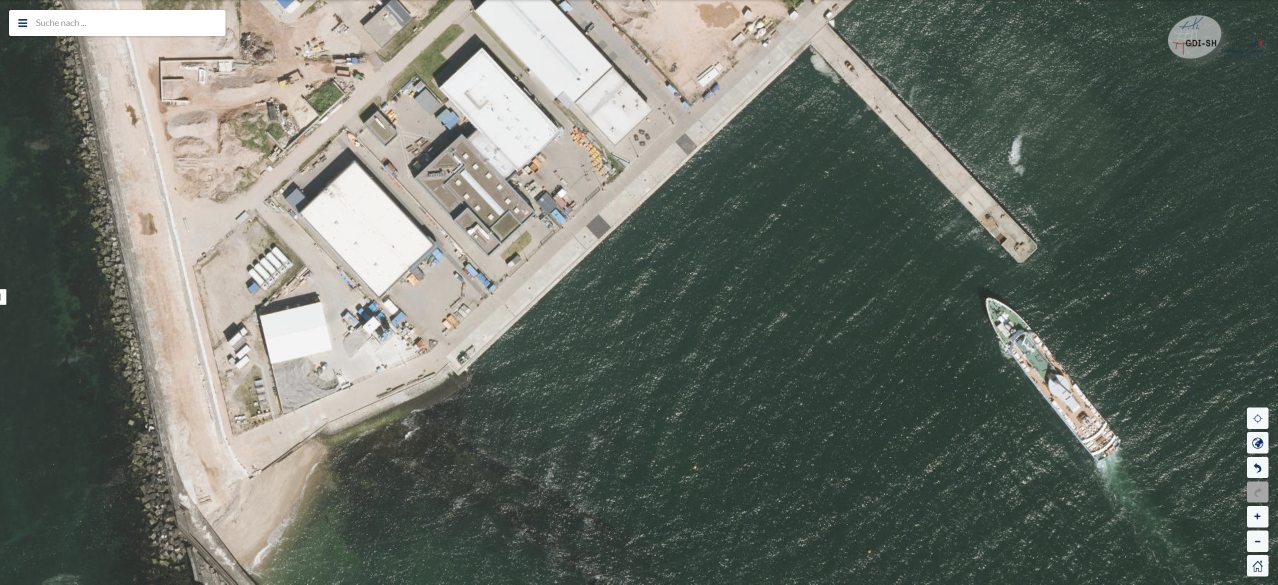
#> input picture application/SSCValidationHeligoland/misc_data/pictures/TopViewHeligoland_427428_6003256_427954_6003495.png, 2555 x 1169 px (shown at 1/2 size)
$ jupyter execute --allow-errors 00_TestSetup_Heligoland.ipynb   (shell and % lines are left out)
#> lines starting #> are read from the running program, lines starting #| are printed output that depends on the picture
### lidalign/utils.py
import pathlib
import matplotlib.pyplot as plt


def load_template():
    path = pathlib.Path(
        pathlib.Path(__file__).parent, "../application/SSCValidationHeligoland/publication_style.mplstyle"
    )
    plt.style.use(str(path))
    print("Using lidar_monitoring.mplstyle as matplotlib style template")


load_template()


def publication_figure(
    relative_width: float = 1 / 2, width_paper: float = 6.30045, height=3, fig_only: bool = False, **kwargs
):  ## width of IOP template
    """
    width_paper = 6.3.. -> width of IOP template, find more here: https://tex.stackexchange.com/questions/39383/determine-text-width
    """
    figure_width = width_paper * relative_width
    preset_kw = dict(dpi=300, figsize=(figure_width, height))
    if fig_only:
        fig = plt.figure(**{**preset_kw, **kwargs})
        return fig
    fig, ax = plt.subplots(**{**preset_kw, **kwargs})
    return fig, ax

### lidalign/io.py
# %%
"""
Scripts related to reading of WindCubeScan data from Vaisala.
Authors: Paul Meyer, Ignace Ransquin (ForWind WESys)
Created: 2025-08-25

V0 2025-08-25: Initial push to Git + minor changes
"""
import numpy as np
import pandas as pd
import xarray as xr
import pathlib
import gzip
from tqdm import tqdm
from typing import Literal
import datetime
import re
from pathlib import Path
import io
import matplotlib.pyplot as plt
import netCDF4 as nc


datatypes = {
    "wind_and_aerosols_data": {
        "file_split_columns": ["lidar", "date", "time", "type", "ScanID", "ext"]
    },
    "environmental_data": {"file_split_columns": ["lidar", "f1", "f2", "date", "time"]},
    "scans": {"file_split_columns": ["lidar", "ScanID", "name"]},
}


class FileDB:
    # [132 lines left out: functions __init__, _get_file_information, filter_file_names, get_filtered_filelist, closest_time, not called in this run]

        # self.filesdf = [f for f in self.all_files if re.match(filepattern, f.name)]


class RawEnvironmentalDB(FileDB):

    filepattern = r".*(\d{4}\d{2}\d{2}_\d{2}\d{2}\d{2}).csv"
    names = {"Time": str}

    # [17 lines left out: functions __init__, read_period, not called in this run]

    def read_file(self, f):
        return pd.read_csv(f, parse_dates=True, index_col=0, sep=";")


class WindCubeScanDB(FileDB):
    """
    Setup of "database" to read measurements from Vaisala WindCube Scan devices.
    Author: Paul Meyer, Ignace Ransquin (WESys)
    Created: 2025-08-25
    """

    def __init__(
        self,
        path_to_campaign: str,
        # lidar_name: str = "WLS200S-24",
        datatype: Literal[
            "wind_and_aerosols_data", "environmental_data", "scans"
        ] = "wind_and_aerosols_data",
        file_structure: Literal["native_vaisala", "flat"] = "native_vaisala",
        verbose=0,
        prefilter_dates: dict | None = None,
        position: list[float, float, float] = None,
    ):
        """Set up an instance of a "database", depending on the raw path and the lidar name

        Args:
            path_to_campaign (str): filepath to the campaign data. Should be the level before the lidar name
            lidar_name (str, optional): Lidar name, also the directory directly under the path_to_campaign. Defaults to 'WLS200S-24'.
        """
        self.verbose = verbose
        self.path = pathlib.Path(path_to_campaign)  # generate pathlib object
        if not self.path.exists():
            raise ValueError(f"Path does not exist, double check: \n{str(self.path)}")
        # self.lidar_name = lidar_name
        self.datatype = datatype
        self.file_structure = file_structure
        self.position = position
        self._get_all_files(
            file_structure=file_structure, prefilter_dates=prefilter_dates
        )
        self._get_file_datetime()

    # def _get_all_files(self, file_structure: Literal["native_vaisala", "flat"] = "native_vaisala",
    #                    prefilter_dates: dict = None):
    #     self._get_all_files(file_structure=file_structure, prefilter_dates = prefilter_dates)

    # [459 lines left out: functions _get_all_files, _get_file_datetime, get_extended_file_information, get_data, read_wind_files, _read_wind_file, not called in this run]

### application/SSCValidationHeligoland/00_TestSetup_Heligoland.ipynb
# Test setup at Heligoland
This notebook documents the general test setup, locations and more information for the validation measurements at Heligoland.

[cell 1]
import matplotlib.pyplot as plt
import numpy as np
import pandas as pd
from lidalign.utils import load_template, publication_figure

import plotly.graph_objects as go
from PIL import Image
import skimage.io as sio

load_template()
import pathlib
savepath = pathlib.Path.home()  /'Figures'
savepath.mkdir(exist_ok=True)

## Visualization of the site

#> (a cell that did not finish here is left out)

#> (a cell that did not finish here is left out)

Background image by GDI:
https://gdi-sh.de/gdish/DE/AufgabenZiele/DANord

[cell 4]
path = 'misc_data/pictures/TopViewHeligoland_427428_6003256_427954_6003495.png'
img = Image.open(path).convert('RGB')
img = Image.open(path).convert('RGB')
z = np.mean(np.array(img), axis=2)

left,bottom,right,top = [float(f) for f in path.replace('.png','').split('_')[-4:]]

# fig, ax = plt.subplots(1,1, figsize=(6,4), dpi = 300)
fig, ax= publication_figure(1/2)


# ax[0].text(50, 100, 'original image', fontsize=16, bbox={'facecolor': 'white', 'pad': 6})
#> (the rest of this cell did not finish here and is left out)

## Lidar time correction:

Unfortunately, the time was not correctly set by the lidar. The measurements were performed `2025-05-03` while the lidar gives dates of `2010-01-02`. We correct the time for an offset determined from pictures and actual lidar observations. We estimate the uncertainty to be ~1min.
Therefore, we must correct the times in the lidar:

[cell 5]
import pandas as pd
time_difference_lidar_actual = pd.to_datetime('2025-05-03 10:37') - pd.to_timedelta('2h') - pd.to_datetime('2010-01-02 15:51:32') ## PC time - Lidar time - correction for UTC
time_difference_lidar_actual

## Hard target mapping

We will here use the correct (theodilite) azimuth values to correct our lidar elevation. First, we correct the lidar azimuth, then we use the corrected lidar azimuth to correct the lidar elevation.

[cell 6]
from lidalign.hard_target_elevation_mapping import HardTargetMappingElevation
#> (the rest of this cell did not finish here and is left out)

[cell 7]
fig, ax = publication_figure(1/2, height = 2.3)
#> (the rest of this cell did not finish here and is left out)

### Derived scanner offset correction

#> (a cell that did not finish here is left out)

[cell 9]
def angle_offset_function(azimuth, phase, amplitude, offset):
    return np.cos(np.deg2rad(phase + azimuth))* amplitude + offset

azimuth_phase = 322
azimuth_ampl = 0.05
azimuth_offset = 41.86 + 0.38 # 0.38° repositioning offset, theodilite has been moved and not perfectly aligned with first positions

# elevation_offset = 0.217 # approximately for azi =100° from HTM

elevation_phase = 80.6
elevation_ampl = 0.08
elevation_offset = 0.29

azis = np.arange(0,360)
fig,ax = plt.subplots()
ax.plot(azis, angle_offset_function(azis, 80.6, 0.08, 0.29))


fig,ax = plt.subplots()
ax.plot(azis, angle_offset_function(azis, azimuth_phase, azimuth_ampl, azimuth_offset))
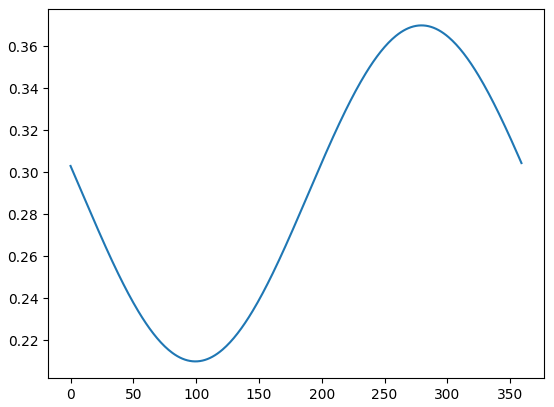
#> figure drawn by matplotlib, 1 panel; curve peaks at x = 279, y = 0.37
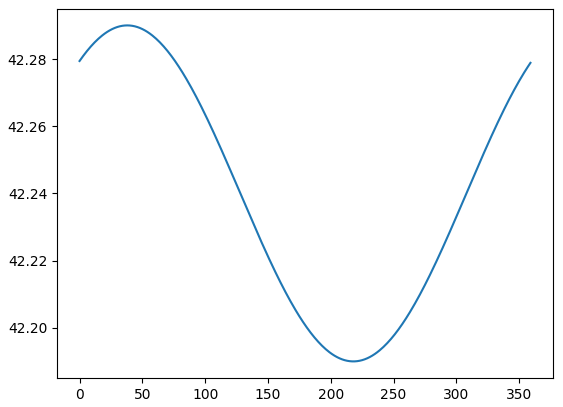
#> figure drawn by matplotlib, 1 panel; curve peaks at x = 38, y = 42.29

## Water level impact
During the measurements, we observed a variation of the water level with time, caused by tidal variations of the water level within the harbour. We found a reference water level measurement in the harbour from [this database](https://www.pegelonline.wsv.de/gast/stammdaten?pegelnr=9510070), provided by the Wasserstraßen und Schiffahrtsverwaltung des Bundes.

We estimate the uncertainty to be ~0.1m.

In the following, the water level variations during the different scans are shown.

[cell 10]
t_waterheight_measurement, water_height_measurement = pd.to_datetime('2025-05-03 09:19:11'), -6.431 ## from screenshot and theodilite
import matplotlib.dates as mdates

t0 = pd.to_datetime('2025-05-03T09:47:50.223')
t1 = pd.to_datetime('2025-05-03T09:56:59.553')

import pandas as pd
#> (the rest of this cell did not finish here and is left out)

### During Starring Test:

[cell 11]
elevation = -0.910

delta_height = 0.2
fig, ax =plt.subplots()
#> (the rest of this cell did not finish here and is left out)

### During the SSC test:

[cell 12]
elevation = -0.910

delta_height = 0.20
fig, ax =plt.subplots()

#> (the rest of this cell did not finish here and is left out)

## Hard target results (not evaluated here)

[cell 13]
from lidalign.io import WindCubeScanDB
#> (the rest of this cell did not finish here and is left out)
